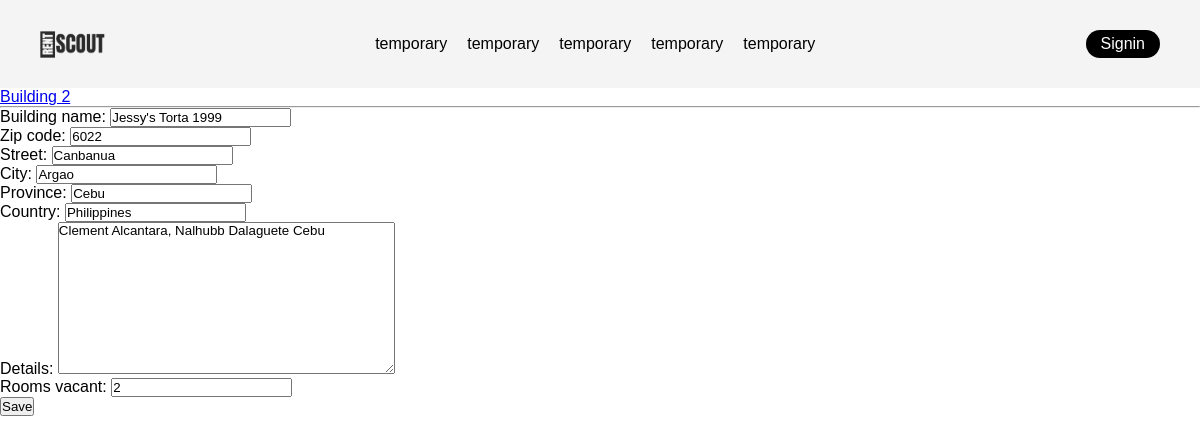
Page /building/update/2/ on the earlier database version.
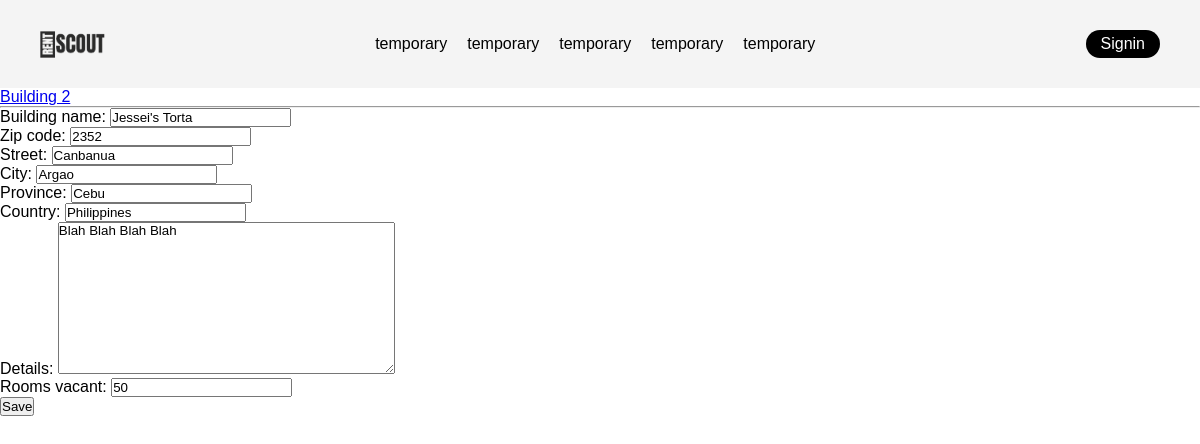
Same page on the later database version.
### RentScout/models.py (models this page shows, shortened)
class Building(models.Model):
    buildingid = models.AutoField(primary_key=True)
    building_owner = models.ForeignKey(ScoutUser, on_delete = models.CASCADE, null=False, blank=False)
    building_name = models.CharField(max_length = 250, default="")
    zip_code = models.PositiveIntegerField(default=0, null=True, blank=True)
    street = models.CharField(max_length=75, blank=True, null=True)
    city = models.CharField(max_length=75, default="None")
    province = models.CharField(max_length=75, default="None")
    country = models.CharField(max_length=75, default="None")
    details = models.TextField(blank=True, null=True)
    rooms_vacant = models.IntegerField(validators = [MinValueValidator(0)])

### RentScout/views.py (the view)
# urls.py: path('building/update/<str:pk>/', views.update_building, name='update_building'),
def update_building(request, pk):
    page = "update"
    building = Building.objects.get(buildingid = pk)
    form = BuildingForm(instance = building)
    if request.method == 'POST':
        form = BuildingForm(request.POST, instance=building)
        if form.is_valid():
            updated = form.save(commit = False)
            updated.save()
            return redirect('building_info', pk)
    context = {'form': form, 'page':page, }
    return render(request, 'RentScout/create_building.html', context)

### RentScout/forms.py
class BuildingForm(ModelForm):
    class Meta:
        model = Building
        exclude = ('buildingid', 'building_owner')

### RentScout/templates/RentScout/create_building.html (shortened to what this page needs)
{% extends 'index.html' %}
{% block bodycontent %}
    {% if page == 'newbuilding' %}
        <form action="" method="POST">
            {% csrf_token %}
            <label for="building_name">Building Name:</label>
            <input type="text" name="{{ form.building_name.name }}" required>
            <label for="vacant">Vacant Rooms</label>
            <input type="number" name = "{{ form.rooms_vacant.name }}" required>
            <label for="zip_code">Zip Code:</label>
            <input type="number" name="{{ form.zip_code.name }}" required>
            <label for="street">Street</label>
            <input type="text" name = "{{ form.street.name }}" required>
            <label for="city">City</label>
            <input type="text" name = "{{ form.city.name }}" required>
            <label for="province">Province</label>
            <input type="text" name = "{{ form.province.name }}" required>
            <label for="country">Country</label>
            <input type="text" name = "{{ form.country.name }}" required>
            <label for="details">Details</label>
            <textarea name="{{ form.details.name }}" id="" cols="30" rows="10"></textarea>
            <input type="submit" value="Submit">
        </form>
    {% elif page == 'update' %}
    <form action="" method="POST">
        {{ form.as_p }}
        <input type="submit" value="Save">
    </form>
    {% endif %}
{% endblock bodycontent %}

Differences in the rows shown:
changed Building "Canbanua": building_name "Jessy's Torta 1999" → "Jessei's Torta"; zip_code "6022" → "2352"; details "Clement Alcantara, Nalhubb Dalaguete Cebu" → "Blah Blah Blah Blah"; rooms_vacant "2" → "50"
